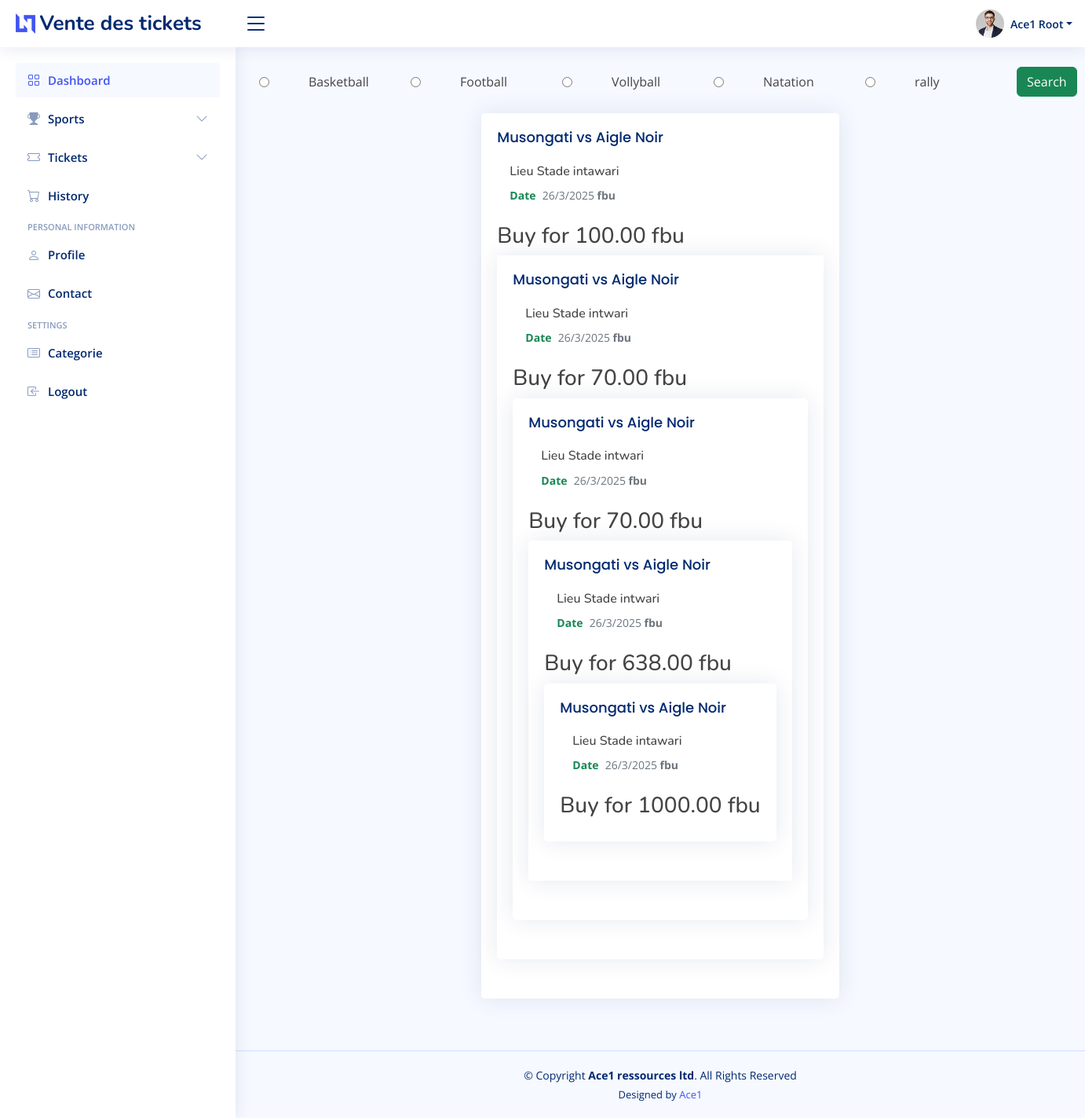
The page /sports on the database its author committed.
### app/models/category.py (models this page shows, shortened)
class Category(models.Model):
    code = models.CharField(max_length=50, null=True)
    description = models.CharField(null=False, max_length=50,unique=True)

### app/models/ticket.py (models this page shows)
class Ticket(models.Model):
    categorie = models.ForeignKey(Category, on_delete=models.SET_NULL, blank=True, null=True)
    description = models.CharField(max_length=100, null=True)
    place = models.CharField(max_length=100, null=True)
    price = models.DecimalField(max_digits=10, decimal_places=2)
    image=models.ImageField( upload_to='images/tickets/', height_field=None, width_field=None, max_length=None)
    status=models.BooleanField()
    date_ajout = models.DateTimeField(default=timezone.now,auto_now=False,auto_now_add=False)
    expiration = models.DateTimeField(auto_now=False,auto_now_add=False)

### app/views/sport.py (the view)
# urls.py: path('',home.index,name='home_index' ),
def index(request):
    tickets=Ticket.objects.all()
    categories=Category.objects.all()
    return render(
        request,
        'app/sports/index.html',
        {
            'tickets':tickets,
            'categories':categories
        }
    )

### app/templates/app/sports/index.html (shortened to what this page needs)
{% extends "app/layouts/default.html" %}
{% load static %}
{% block content %}
<main id="main" class="main">
  <div class="col-xxl-12 col-md-4 d-flex justify-content-space-betteewn">
    <form method="get" action="{% url 'search' %}" style='display:flex;justify-content:center;align-items:center;gap:30px;flex-direction:row'>
      {% for category in categories%}
      <div style='display:flex;justify-content:center;align-items:center;gap:50px;flex-direction:row'>
        <input type="radio" id="{{category.id}}" name="q" value="{{category.description}}">
        <label for="{{category.id}}" style='width:50px'>{{category.description}}</label><br><br>
      </div>
      {% endfor %}
      <button type="submit" class='btn btn-success'>Search</button>
      </form>
  </div>
  <div class="col-xxl-12 col-md-4 d-flex justify-content-center w-100 p-3 flex-wrap gap-3">
  {% if tickets %}
          {% for ticket in tickets  %}
          <div class="card info-card sales-card">
            <div class="card-body">
              <h5 class="card-title">{{ticket.description}} </span></h5>
              <div class="d-flex align-items-center">
                <div class="d-flex align-items-center justify-content-center">
                <div class="ps-3">
                  <h6>Lieu  {{ticket.place}}</h6>
                  <span class="text-success small pt-1 fw-bold">Date</span> <span class="text-muted small pt-2 ps-1">26/3/2025
                       <strong>fbu</strong>
                  </span>
              </div>
              </div>
              </div>
             <br>
          <h3>Buy for {{ticket.price}} fbu</h3>
          {% endfor %}
  {% else %}
  <p>No tickets found.</p>
{% endif %}
    </div>
</main>
{% endblock content %}

### app/static/app/css/style.css (style rules this page uses)
:root { scroll-behavior: smooth; }
body { font-family: "Open Sans", sans-serif; background: #f6f9ff; color: #444444; }
h1, h2, h3, h4, h5, h6 { font-family: "Nunito", sans-serif; }
#main { margin-top: 60px; padding: 20px 30px; transition: all 0.3s; }
.card { margin-bottom: 30px; border: none; border-radius: 5px; box-shadow: 0px 0 30px rgba(1, 41, 112, 0.1); }
.card-title { padding: 20px 0 15px 0; font-size: 18px; font-weight: 500; color: #012970; font-family: "Poppins", sans-serif; }
.card-body { padding: 0 20px 20px 20px; }
@media (min-width: 1200px) { #main, #footer { margin-left: 300px; } }

### rows shown on the page
Category: description "Basketball"
Category: description "Football"
Category: description "Vollyball"
Category: description "Natation"
Category: {{ category.id }} 5 (drawn), description "rally"
Ticket: description "Musongati vs Aigle Noir", place "Stade intawari", price "100.00"
Ticket: description "Musongati vs Aigle Noir", place "Stade intwari", price "70.00"
Ticket: description "Musongati vs Aigle Noir", place "Stade intwari", price "70.00"
Ticket: description "Musongati vs Aigle Noir", place "Stade intwari", price "638.00"
Ticket: description "Musongati vs Aigle Noir", place "Stade intawari", price "1000.00"
